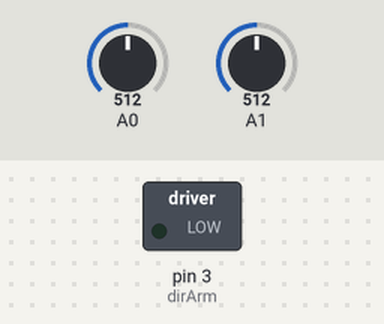
Recording of a sketch running on a simulated Arduino Uno, built with avr-gcc and run on an emulated ATmega328P. Parts: switched loads named in the sketch (green lamp = pin HIGH). Dashed ring = blinking. The test bench sets the inputs (shaded band); at power-on: A0 = 512, A1 = 512. Pins used as bus, display or sensor lines are not drawn.

Above: at 1.26 s.
1.3 s: A0 set to 0
At 2.1 s:
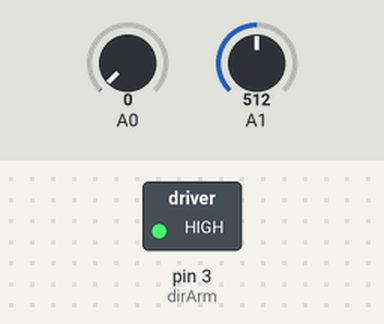
2.8 s: A0 set to 122
At 3.01 s:
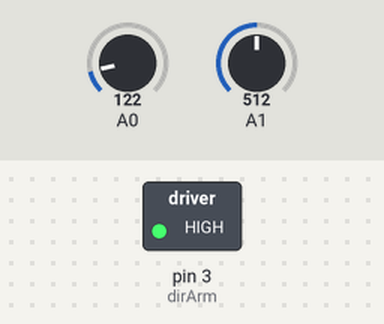
5.8 s: A1 set to 0
At 5.8 s:
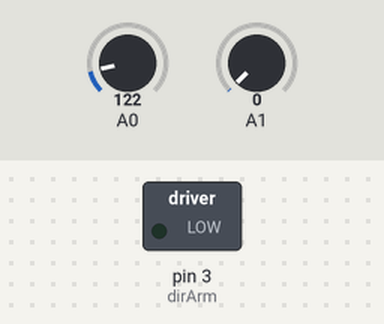
7.3 s: A1 set to 122
At 7.51 s:
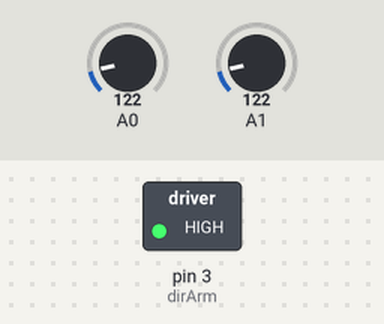
Timing chart, 0 to 11.3 s (numbered marks = the images above; inputs shaded):
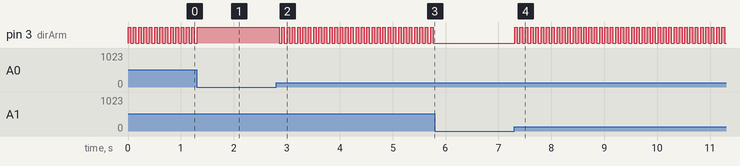

Measured:
- after the input at 1.3 s, pin 3 (dirArm): goes on until 1.3 s, then stays HIGH
- after the input at 2.8 s, pin 3 (dirArm): alternates HIGH for 0.05 s and LOW for 0.05 s, starting after 0.05 s
- after the input at 5.8 s, pin 3 (dirArm): stops changing and stays LOW
- after the input at 7.3 s, pin 3 (dirArm): alternates HIGH for 0.05 s and LOW for 0.05 s, starting at once
- by itself, pin 3 (dirArm): alternates HIGH for 0.05 s and LOW for 0.05 s

The sketch:

A4988_5.ino
```cpp
//Stepper-Motor-Steuerung mit A4988 und Taster von waldner 62

int dirArm = 3; // D3 am Arduino
int stepperArm = 2; // D2 am Arduino

void setup() {
pinMode(dirArm, OUTPUT);
 pinMode(stepperArm, OUTPUT);
 Serial.begin(9600);
}


 void Arm(boolean dir,int steps){

 digitalWrite(dirArm,dir);
 delay(50);

 while ( ! analogRead(A0)) // Wenn der Taster gedrückt wird dann drehen.
 for(int r=0;r<steps;r++){
    digitalWrite(dirArm, HIGH);  // Dreh - Richtung
   digitalWrite(stepperArm, HIGH);
   delayMicroseconds(5000);  // Geschwindigkeit
   digitalWrite(stepperArm, LOW);
   delayMicroseconds(5000);  // Geschwindigkeit


 }
while ( ! analogRead(A1)) // Wenn der Taster gedrückt wird dann drehen.
 for(int l=0;l<steps;l++){
    digitalWrite(dirArm, LOW);  // Dreh - Richtung
   digitalWrite(stepperArm, HIGH);
   delayMicroseconds(5000);  // Geschwindigkeit
   digitalWrite(stepperArm, LOW);
   delayMicroseconds(5000);  // Geschwindigkeit

 }
}
void loop(){

  Arm(true,1);  // Dreh - Richtung - HIGH
 Arm (false,1);  // Dreh - Richtung - LOW


}
```
